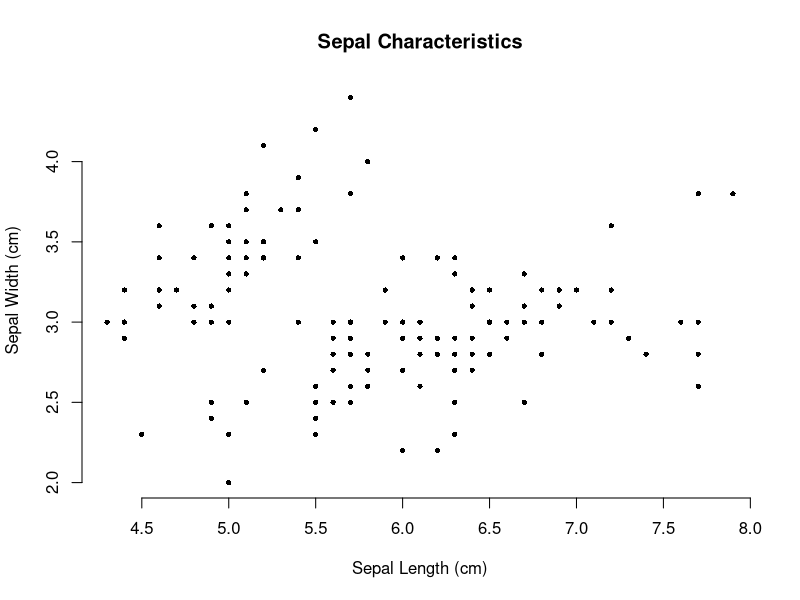
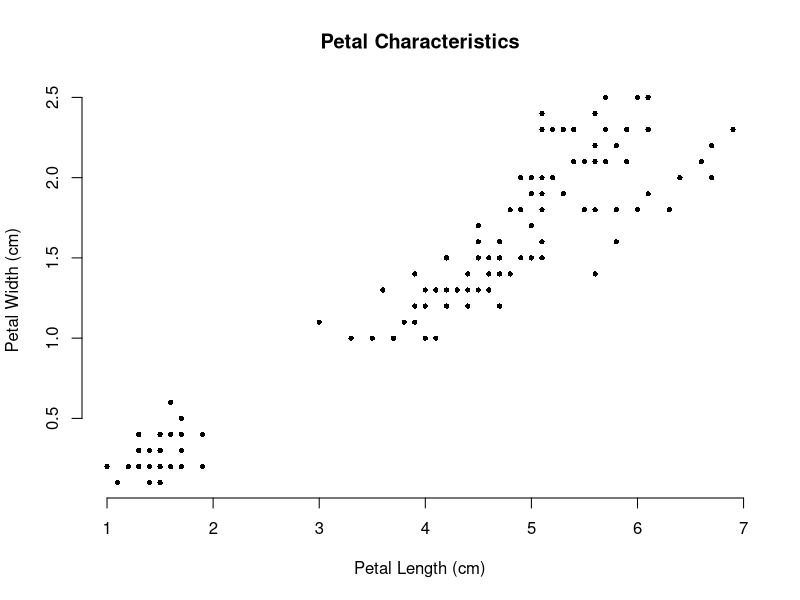

The R script that drew these images, in order: (Note: this script raises an error after producing the figures.)
library (datasets)
library (viridis)

getwd()
setwd('/Users/margaret/Desktop/intersession_data_2023/code/day3')

data ('iris')
head (iris)
class(iris)

#plotting sepal characteristics
#png ('iris1.png', width = 520, height = 520)
#cex is size
#bty changes border
plot (iris$Sepal.Length, iris$Sepal.Width,
      main = 'Sepal Characteristics', xlab= 'Sepal Length (cm)', ylab = 'Sepal Width (cm)',
      pch = 16, cex = 0.7, bty = 'n'
      )
#dev.off () #won't generate plot in viewer

#search r pch symbols

# plot petal char
plot (iris$Petal.Length, iris$Petal.Width,
      main = 'Petal Characteristics', xlab= 'Petal Length (cm)', ylab = 'Petal Width (cm)',
      pch = 16, cex = 0.7, bty = 'n')
#cex is size
#bty changes border

#plot side by side
png ('iris2.png', width = 600, height = 300)
par(mfrow = c(1,2))
plot (iris$Sepal.Length, iris$Sepal.Width,
      main = 'Sepal Characteristics', xlab= 'Sepal Length (cm)', ylab = 'Sepal Width (cm)',
      pch = 16, cex = 0.7, bty = 'n', col = col.species)
plot (iris$Petal.Length, iris$Petal.Width,
      main = 'Petal Characteristics', xlab= 'Petal Length (cm)', ylab = 'Petal Width (cm)',
      pch = 16, cex = 0.7, bty = 'n', col=col.species)
dev.off ()

#species
head (iris$Species)
unique(iris$Species)


col.species.unique <- viridis::viridis(length(unique(iris$Species)))
col.species <- col.species.unique [as.factor(iris$Species)]
viridis::viridis(length(unique(iris$Species)))
table (iris$Species)
cols.species <- col.species.unique [as.factor(iris$Species)]
table(col.species)
plot (iris$Sepal.Length, iris$Sepal.Width,
      main = 'Sepal Characteristics', xlab= 'Sepal Length (cm)', ylab = 'Sepal Width (cm)',
      pch = 16, cex = 0.7, bty = 'n', col = col.species)
plot (iris$Petal.Length, iris$Petal.Width,
      main = 'Petal Characteristics', xlab= 'Petal Length (cm)', ylab = 'Petal Width (cm)',
      pch = 16, cex = 0.7, bty = 'n', col=col.species)

#make legend
legend.lab <- unique (iris$Species)
legend.col <- unique (col.species)
legend (x=4, y = 0.9,legend = legend.lab, col = legend.lab, pch = 16)

par(mfrow(3,1))
hist(iris$Petal.Length[iris$Species=='setosa'])
hist(iris$Petal.Length[iris$Species=='versicolor'])
hist(iris$Petal.Length[iris$Species=='virginica'])

